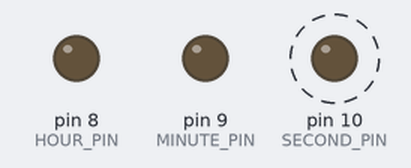
The sketch below on a simulated Arduino Uno, built with avr-gcc and run on an emulated ATmega328P. Parts: output pins drawn as LEDs (lit = HIGH). Dashed ring = blinking.

Above: at 0.5 s.
At 60.05 s:
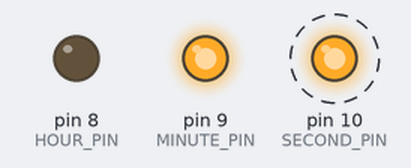
Timing chart, 0 to 78.0 s (numbered marks = the images above):
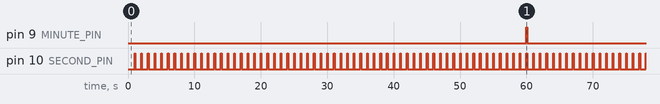

The sketch:

clock.ino
```cpp
#define SECOND_PIN  10
#define MINUTE_PIN  9
#define HOUR_PIN  8


long seconds = 0;
long minutes = 0;
long hours = 0;


void setup() {

  Serial.begin(9600);
  pinMode(SECOND_PIN, OUTPUT);
  pinMode(MINUTE_PIN, OUTPUT);
  pinMode(HOUR_PIN, OUTPUT);


}
void loop() {

  long s = millis() / 1000;

  if (s > seconds) {
    seconds = s;
    digitalWrite(SECOND_PIN, HIGH);

    long m = seconds / 60;
    if (m > minutes) {
      minutes = m;
      digitalWrite(MINUTE_PIN, HIGH);

      long h = minutes / 60;
      if (h > hours) {
        hours = h;
        digitalWrite(HOUR_PIN, HIGH);
      }

    }

    delay(100);
    digitalWrite(SECOND_PIN, LOW);
    digitalWrite(MINUTE_PIN, LOW);
    digitalWrite(HOUR_PIN, LOW);


  }


}
```

Measured:
- by itself, pin 9 (MINUTE_PIN): alternates HIGH for 0.10 s and LOW for 59.9 s
- by itself, pin 10 (SECOND_PIN): alternates HIGH for 0.10 s and LOW for 0.90 s
- by itself, everything shown: repeats every 60.0 s, in 120 steps
